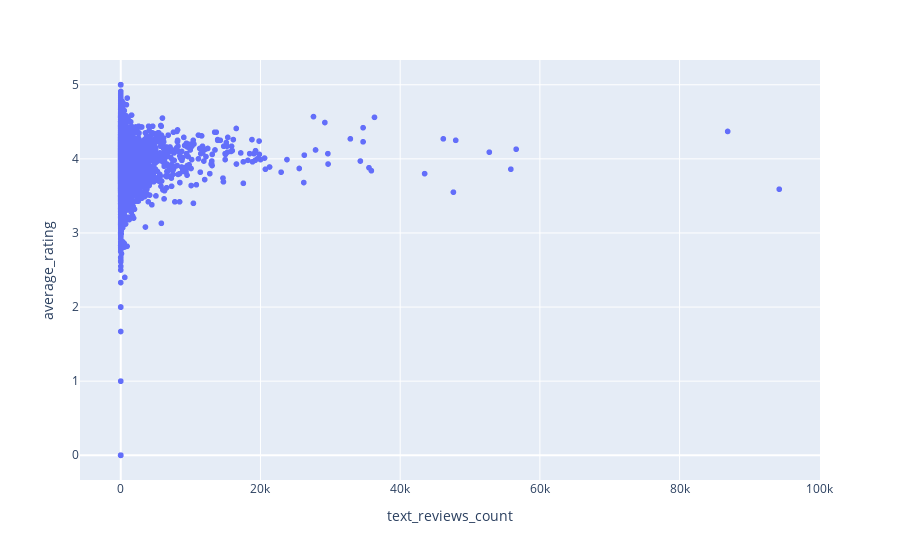

Notebook code for this chart:
### Markdown cell above
We see that most text review count per book are the ones below 500, roughly speaking.

### Code cell
fig5 = px.scatter(df_da, x="text_reviews_count", y="average_rating")
fig5.show()
#The vast majority of books don't have a lot of ratings or text reviews but there is some high extremes that influences the mean.
# df_da.nlargest(10, 'text_reviews_count') #Lets look at the higher number of text review
# df_da.nlargest(10, 'ratings_count') #Lest look at the higher number of text review
print('The correlation between ratings_count and text_reviews_count is',df['ratings_count'].corr(df['text_reviews_count'], method="spearman"))
print('The correlation between average_rating and text_reviews_count is',df['average_rating'].corr(df['text_reviews_count'], method="spearman"))

### Figure 1 — Plotly figure (JSON) as saved in the notebook; plotly's stock layout.template omitted (floating-point values rounded to 4 significant figures; data arrays with more than 128 entries replaced by an {"elided": "..."} marker saying what was removed)
{"data": [{"hovertemplate": "text_reviews_count=%{x}<br>average_rating=%{y}<extra></extra>", "legendgroup": "", "marker": {"color": "#636efa", "symbol": "circle"}, "mode": "markers", "name": "", "showlegend": false, "type": "scattergl", "x": {"elided": "11125 int values"}, "xaxis": "x", "y": {"elided": "11125 float values"}, "yaxis": "y"}], "layout": {"legend": {"tracegroupgap": 0}, "margin": {"t": 60}, "xaxis": {"anchor": "y", "domain": [0, 1], "title": {"text": "text_reviews_count"}}, "yaxis": {"anchor": "x", "domain": [0, 1], "title": {"text": "average_rating"}}}}
